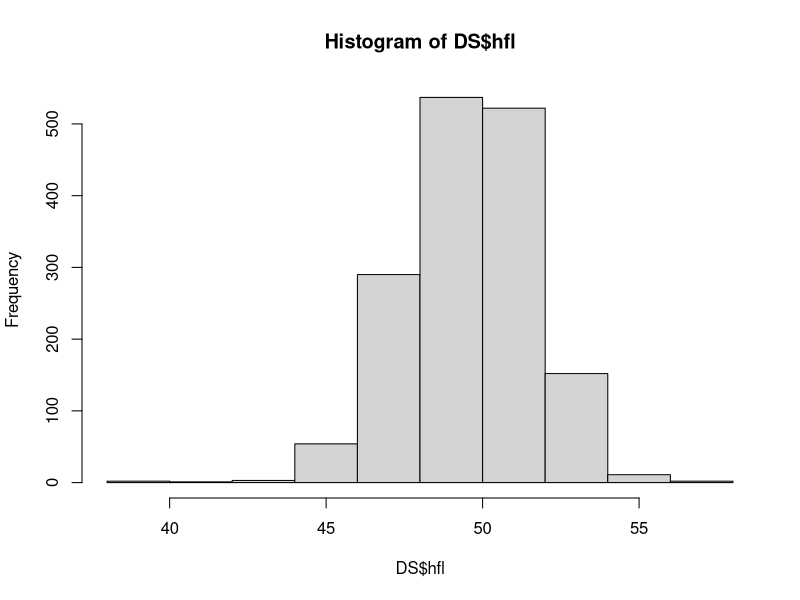

Write the R code that produced this figure.
#Author: Ruth Keane (ruth.keane19@imperial.ac.uk)
#Script: Rodents.R
#Desc: data analysis practice
#Arguments: none
#Input: none
#Output: none
#Date: Oct 2019
graphics.off()
rm(list=ls())

require("lme4")
Rodents<-read.csv("../Data/rodents.csv")
  DS<-subset(Rodents,species=="DS")
  DSSub<-subset(DS,sex!="")
  DSSub<-subset(DSSub,yr!="NA")
  DSSub<-subset(DSSub,hfl!="NA")
MOD<-lmer(wgt~hfl*sex+(1|yr)+(1|mo), data=DSSub)
#library(ggplot2)
#ggplot(DS,aes(hfl,wgt, colour=sex))+geom_point()
#ggplot(DS,aes(hfl,wgt, colour=sex))+geom_point()
#na.omit(Rodemts))

hist(DS$hfl)
##sudo apt install r-cran-lme4 in terminal  